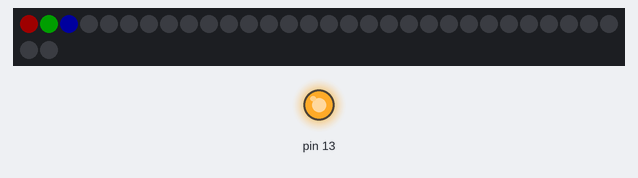
Recording of a sketch running on a simulated Arduino Uno, built with avr-gcc and run on an emulated ATmega328P. On the bench: 32 RGB LEDs in strip order, left to right, continuing on the next row, output pins drawn as LEDs (lit = HIGH). Dashed ring = blinking. Dim RGB values are drawn brighter than linear.

Above: at 0.1 s.
At 0.6 s:
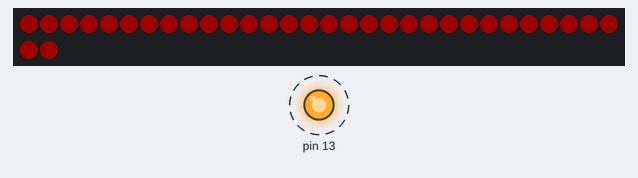
At 2.7 s:
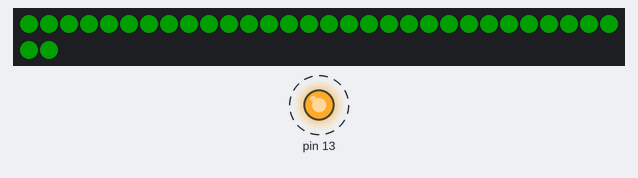
At 4.8 s:
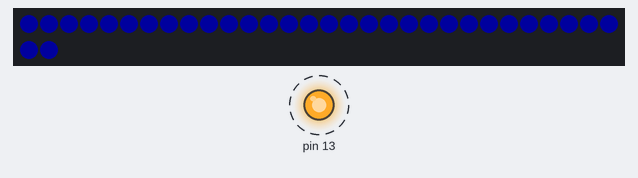
Timing chart, 0 to 39.8 s (numbered marks = the images above):
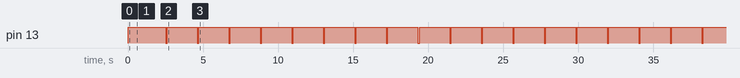

The sketch:

test_led.ino
```cpp
// Bare-minimum NeoPixel test. No servos, no serial, nothing else.
#include <Adafruit_NeoPixel.h>

#define PIN 7
#define NUM_LEDS 32

Adafruit_NeoPixel strip(NUM_LEDS, PIN, NEO_GRB + NEO_KHZ800);

void setup() {
    pinMode(13, OUTPUT);

    strip.begin();
    strip.setBrightness(30);
    strip.setPixelColor(0, 255, 0, 0);  // red
    strip.setPixelColor(1, 0, 255, 0);  // green
    strip.setPixelColor(2, 0, 0, 255);  // blue
    strip.show();

    // Blink pin 13 to confirm setup() ran
    digitalWrite(13, HIGH);
    delay(500);
    digitalWrite(13, LOW);
}

void loop() {
    // Cycle all LEDs through red/green/blue every 2 seconds
    uint32_t colors[] = {
        strip.Color(255, 0, 0),
        strip.Color(0, 255, 0),
        strip.Color(0, 0, 255),
    };

    for (int c = 0; c < 3; c++) {
        strip.fill(colors[c]);
        strip.show();
        digitalWrite(13, HIGH);
        delay(2000);
        digitalWrite(13, LOW);
        delay(100);
    }
}
```

Measured:
- by itself, pin 13: alternates HIGH for 2.0 s and LOW for 0.10 s
- by itself, everything shown: repeats every 6.3 s, in 6 steps
- what the display in image 1 shows lasts 2.1 s, from 0.5 s to 2.6 s
